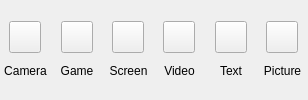
          <widget class="QWidget" name="sourceButtonWidget" native="true">
           <property name="sizePolicy">
            <sizepolicy hsizetype="Fixed" vsizetype="Expanding">
             <horstretch>0</horstretch>
             <verstretch>0</verstretch>
            </sizepolicy>
           </property>
           <property name="minimumSize">
            <size>
             <width>308</width>
             <height>0</height>
            </size>
           </property>
           <property name="maximumSize">
            <size>
             <width>308</width>
             <height>16777215</height>
            </size>
           </property>
           <layout class="QHBoxLayout" name="horizontalLayout_19" stretch="1,1,1,1,1,1">
            <property name="spacing">
             <number>0</number>
            </property>
            <property name="leftMargin">
             <number>0</number>
            </property>
            <property name="topMargin">
             <number>0</number>
            </property>
            <property name="rightMargin">
             <number>0</number>
            </property>
            <property name="bottomMargin">
             <number>0</number>
            </property>
            <item>
             <layout class="QVBoxLayout" name="SrcCamBtnLayout" stretch="3,2">
              <property name="spacing">
               <number>0</number>
              </property>
              <item>
               <layout class="QHBoxLayout" name="SrcCamBtnIconLayout">
                <property name="spacing">
                 <number>0</number>
                </property>
                <property name="topMargin">
                 <number>10</number>
                </property>
                <item>
                 <spacer name="horizontalSpacer_14">
                  <property name="orientation">
                   <enum>Qt::Horizontal</enum>
                  </property>
                  <property name="sizeType">
                   <enum>QSizePolicy::Preferred</enum>
                  </property>
                  <property name="sizeHint" stdset="0">
                   <size>
                    <width>1</width>
                    <height>20</height>
                   </size>
                  </property>
                 </spacer>
                </item>
                <item>
                 <widget class="QPushButton" name="SrcCamBtn">
                  <property name="sizePolicy">
                   <sizepolicy hsizetype="Fixed" vsizetype="Fixed">
                    <horstretch>0</horstretch>
                    <verstretch>0</verstretch>
                   </sizepolicy>
                  </property>
                  <property name="minimumSize">
                   <size>
                    <width>32</width>
                    <height>32</height>
                   </size>
                  </property>
                  <property name="maximumSize">
                   <size>
                    <width>32</width>
                    <height>32</height>
                   </size>
                  </property>
                  <property name="text">
                   <string/>
                  </property>
                 </widget>
                </item>
                <item>
                 <spacer name="horizontalSpacer_15">
                  <property name="orientation">
                   <enum>Qt::Horizontal</enum>
                  </property>
                  <property name="sizeType">
                   <enum>QSizePolicy::Preferred</enum>
                  </property>
                  <property name="sizeHint" stdset="0">
                   <size>
                    <width>1</width>
                    <height>20</height>
                   </size>
                  </property>
                 </spacer>
                </item>
               </layout>
              </item>
              <item>
               <layout class="QHBoxLayout" name="SrcCamBtnLabelLayout">
                <property name="spacing">
                 <number>0</number>
                </property>
                <property name="bottomMargin">
                 <number>4</number>
                </property>
                <item>
                 <spacer name="horizontalSpacer_30">
                  <property name="orientation">
                   <enum>Qt::Horizontal</enum>
                  </property>
                  <property name="sizeType">
                   <enum>QSizePolicy::Preferred</enum>
                  </property>
                  <property name="sizeHint" stdset="0">
                   <size>
                    <width>1</width>
                    <height>20</height>
                   </size>
                  </property>
                 </spacer>
                </item>
                <item>
                 <widget class="QLabel" name="SrcCamLab">
                  <property name="sizePolicy">
                   <sizepolicy hsizetype="Fixed" vsizetype="Preferred">
                    <horstretch>0</horstretch>
                    <verstretch>0</verstretch>
                   </sizepolicy>
                  </property>
                  <property name="minimumSize">
                   <size>
                    <width>26</width>
                    <height>20</height>
                   </size>
                  </property>
                  <property name="maximumSize">
                   <size>
                    <width>52</width>
                    <height>20</height>
                   </size>
                  </property>
                  <property name="text">
                   <string>Camera</string>
                  </property>
                  <property name="alignment">
                   <set>Qt::AlignHCenter|Qt::AlignTop</set>
                  </property>
                 </widget>
                </item>
                <item>
                 <spacer name="horizontalSpacer_29">
                  <property name="orientation">
                   <enum>Qt::Horizontal</enum>
                  </property>
                  <property name="sizeType">
                   <enum>QSizePolicy::Preferred</enum>
                  </property>
                  <property name="sizeHint" stdset="0">
                   <size>
                    <width>1</width>
                    <height>20</height>
                   </size>
                  </property>
                 </spacer>
                </item>
               </layout>
              </item>
             </layout>
            </item>
            <item>
             <layout class="QVBoxLayout" name="SrcGameBtnLayout" stretch="3,2">
              <property name="spacing">
               <number>0</number>
              </property>
              <item>
               <layout class="QHBoxLayout" name="SrcGameBtnIconLayout">
                <property name="spacing">
                 <number>0</number>
                </property>
                <property name="topMargin">
                 <number>10</number>
                </property>
                <item>
                 <spacer name="horizontalSpacer_16">
                  <property name="orientation">
                   <enum>Qt::Horizontal</enum>
                  </property>
                  <property name="sizeType">
                   <enum>QSizePolicy::Preferred</enum>
                  </property>
                  <property name="sizeHint" stdset="0">
                   <size>
                    <width>1</width>
                    <height>20</height>
                   </size>
                  </property>
                 </spacer>
                </item>
                <item>
                 <widget class="QPushButton" name="SrcGameBtn">
                  <property name="sizePolicy">
                   <sizepolicy hsizetype="Fixed" vsizetype="Fixed">
                    <horstretch>0</horstretch>
                    <verstretch>0</verstretch>
                   </sizepolicy>
                  </property>
                  <property name="minimumSize">
                   <size>
                    <width>32</width>
                    <height>32</height>
                   </size>
                  </property>
                  <property name="maximumSize">
                   <size>
                    <width>32</width>
                    <height>32</height>
                   </size>
                  </property>
                  <property name="text">
                   <string/>
                  </property>
                 </widget>
                </item>
                <item>
                 <spacer name="horizontalSpacer_17">
                  <property name="orientation">
                   <enum>Qt::Horizontal</enum>
                  </property>
                  <property name="sizeType">
                   <enum>QSizePolicy::Preferred</enum>
                  </property>
                  <property name="sizeHint" stdset="0">
                   <size>
                    <width>1</width>
                    <height>20</height>
                   </size>
                  </property>
                 </spacer>
                </item>
               </layout>
              </item>
              <item>
               <layout class="QHBoxLayout" name="SrcGameBtnLabelLayout">
                <property name="spacing">
                 <number>0</number>
                </property>
                <property name="bottomMargin">
                 <number>4</number>
                </property>
                <item>
                 <spacer name="horizontalSpacer_28">
                  <property name="orientation">
                   <enum>Qt::Horizontal</enum>
                  </property>
                  <property name="sizeType">
                   <enum>QSizePolicy::Preferred</enum>
                  </property>
                  <property name="sizeHint" stdset="0">
                   <size>
                    <width>1</width>
                    <height>20</height>
                   </size>
                  </property>
                 </spacer>
                </item>
                <item>
                 <widget class="QLabel" name="SrcGameLab">
                  <property name="sizePolicy">
                   <sizepolicy hsizetype="Fixed" vsizetype="Preferred">
                    <horstretch>0</horstretch>
                    <verstretch>0</verstretch>
                   </sizepolicy>
                  </property>
                  <property name="minimumSize">
                   <size>
                    <width>26</width>
                    <height>20</height>
                   </size>
                  </property>
                  <property name="maximumSize">
                   <size>
                    <width>52</width>
                    <height>20</height>
                   </size>
                  </property>
                  <property name="text">
                   <string>Game</string>
                  </property>
                  <property name="alignment">
                   <set>Qt::AlignHCenter|Qt::AlignTop</set>
                  </property>
                 </widget>
                </item>
                <item>
                 <spacer name="horizontalSpacer_26">
                  <property name="orientation">
                   <enum>Qt::Horizontal</enum>
                  </property>
                  <property name="sizeType">
                   <enum>QSizePolicy::Preferred</enum>
                  </property>
                  <property name="sizeHint" stdset="0">
                   <size>
                    <width>1</width>
                    <height>20</height>
                   </size>
                  </property>
                 </spacer>
                </item>
               </layout>
              </item>
             </layout>
            </item>
            <item>
             <layout class="QVBoxLayout" name="SrcWinAndMonitorBtnLayout" stretch="3,2">
              <property name="spacing">
               <number>0</number>
              </property>
              <item>
               <layout class="QHBoxLayout" name="SrcWinAndMontiorBtnIconLayout">
                <property name="spacing">
                 <number>0</number>
                </property>
                <property name="topMargin">
                 <number>10</number>
                </property>
                <item>
                 <spacer name="horizontalSpacer_12">
                  <property name="orientation">
                   <enum>Qt::Horizontal</enum>
                  </property>
                  <property name="sizeType">
                   <enum>QSizePolicy::Preferred</enum>
                  </property>
                  <property name="sizeHint" stdset="0">
                   <size>
                    <width>1</width>
                    <height>20</height>
                   </size>
                  </property>
                 </spacer>
                </item>
                <item>
                 <widget class="QPushButton" name="SrcWinAndMonitorBtn">
                  <property name="sizePolicy">
                   <sizepolicy hsizetype="Fixed" vsizetype="Fixed">
                    <horstretch>0</horstretch>
                    <verstretch>0</verstretch>
                   </sizepolicy>
                  </property>
                  <property name="minimumSize">
                   <size>
                    <width>32</width>
                    <height>32</height>
                   </size>
                  </property>
                  <property name="maximumSize">
                   <size>
                    <width>32</width>
                    <height>32</height>
                   </size>
                  </property>
                  <property name="text">
                   <string/>
                  </property>
                 </widget>
                </item>
                <item>
                 <spacer name="horizontalSpacer_6">
                  <property name="orientation">
                   <enum>Qt::Horizontal</enum>
                  </property>
                  <property name="sizeType">
                   <enum>QSizePolicy::Preferred</enum>
                  </property>
                  <property name="sizeHint" stdset="0">
                   <size>
                    <width>1</width>
                    <height>20</height>
                   </size>
                  </property>
                 </spacer>
                </item>
               </layout>
              </item>
              <item>
               <layout class="QHBoxLayout" name="SrcWinAndMonitorBtnLabelLayout">
                <property name="spacing">
                 <number>0</number>
                </property>
                <property name="bottomMargin">
                 <number>4</number>
                </property>
                <item>
                 <spacer name="horizontalSpacer_25">
                  <property name="orientation">
                   <enum>Qt::Horizontal</enum>
                  </property>
                  <property name="sizeType">
                   <enum>QSizePolicy::Preferred</enum>
                  </property>
                  <property name="sizeHint" stdset="0">
                   <size>
                    <width>1</width>
                    <height>20</height>
                   </size>
                  </property>
                 </spacer>
                </item>
                <item>
                 <widget class="QLabel" name="SrcWinAndMonitorLab">
                  <property name="sizePolicy">
                   <sizepolicy hsizetype="Fixed" vsizetype="Preferred">
                    <horstretch>0</horstretch>
                    <verstretch>0</verstretch>
                   </sizepolicy>
                  </property>
                  <property name="minimumSize">
                   <size>
                    <width>26</width>
                    <height>20</height>
                   </size>
                  </property>
                  <property name="maximumSize">
                   <size>
                    <width>52</width>
                    <height>20</height>
                   </size>
                  </property>
                  <property name="text">
                   <string>Screen</string>
                  </property>
                  <property name="alignment">
                   <set>Qt::AlignHCenter|Qt::AlignTop</set>
                  </property>
                 </widget>
                </item>
                <item>
                 <spacer name="horizontalSpacer_8">
                  <property name="orientation">
                   <enum>Qt::Horizontal</enum>
                  </property>
                  <property name="sizeType">
                   <enum>QSizePolicy::Preferred</enum>
                  </property>
                  <property name="sizeHint" stdset="0">
                   <size>
                    <width>1</width>
                    <height>20</height>
                   </size>
                  </property>
                 </spacer>
                </item>
               </layout>
              </item>
             </layout>
            </item>
            <item>
             <layout class="QVBoxLayout" name="SrcVideoBtnLayout" stretch="3,2">
              <property name="spacing">
               <number>0</number>
              </property>
              <item>
               <layout class="QHBoxLayout" name="SrcVideoBtnIconLayout">
                <property name="spacing">
                 <number>0</number>
                </property>
                <property name="topMargin">
                 <number>10</number>
                </property>
                <item>
                 <spacer name="horizontalSpacer_18">
                  <property name="orientation">
                   <enum>Qt::Horizontal</enum>
                  </property>
                  <property name="sizeType">
                   <enum>QSizePolicy::Preferred</enum>
                  </property>
                  <property name="sizeHint" stdset="0">
                   <size>
                    <width>1</width>
                    <height>20</height>
                   </size>
                  </property>
                 </spacer>
                </item>
                <item>
                 <widget class="QPushButton" name="SrcVideoBtn">
                  <property name="sizePolicy">
                   <sizepolicy hsizetype="Fixed" vsizetype="Fixed">
                    <horstretch>0</horstretch>
                    <verstretch>0</verstretch>
                   </sizepolicy>
                  </property>
                  <property name="minimumSize">
                   <size>
                    <width>32</width>
                    <height>32</height>
                   </size>
                  </property>
                  <property name="maximumSize">
                   <size>
                    <width>32</width>
                    <height>32</height>
                   </size>
                  </property>
                  <property name="text">
                   <string/>
                  </property>
                 </widget>
                </item>
                <item>
                 <spacer name="horizontalSpacer_19">
                  <property name="orientation">
                   <enum>Qt::Horizontal</enum>
                  </property>
                  <property name="sizeType">
                   <enum>QSizePolicy::Preferred</enum>
                  </property>
                  <property name="sizeHint" stdset="0">
                   <size>
                    <width>1</width>
                    <height>20</height>
                   </size>
                  </property>
                 </spacer>
                </item>
               </layout>
              </item>
              <item>
               <layout class="QHBoxLayout" name="SrcVideoBtnLabelLayout">
                <property name="spacing">
                 <number>0</number>
                </property>
                <property name="bottomMargin">
                 <number>4</number>
                </property>
                <item>
                 <spacer name="horizontalSpacer_34">
                  <property name="orientation">
                   <enum>Qt::Horizontal</enum>
                  </property>
                  <property name="sizeType">
                   <enum>QSizePolicy::Preferred</enum>
                  </property>
                  <property name="sizeHint" stdset="0">
                   <size>
                    <width>1</width>
                    <height>20</height>
                   </size>
                  </property>
                 </spacer>
                </item>
                <item>
                 <widget class="QLabel" name="SrcVideoLab">
                  <property name="sizePolicy">
                   <sizepolicy hsizetype="Fixed" vsizetype="Preferred">
                    <horstretch>0</horstretch>
                    <verstretch>0</verstretch>
                   </sizepolicy>
                  </property>
                  <property name="minimumSize">
                   <size>
                    <width>26</width>
                    <height>20</height>
                   </size>
                  </property>
                  <property name="maximumSize">
                   <size>
                    <width>52</width>
                    <height>20</height>
                   </size>
                  </property>
                  <property name="text">
                   <string>Video</string>
                  </property>
                  <property name="alignment">
                   <set>Qt::AlignHCenter|Qt::AlignTop</set>
                  </property>
                 </widget>
                </item>
                <item>
                 <spacer name="horizontalSpacer_33">
                  <property name="orientation">
                   <enum>Qt::Horizontal</enum>
                  </property>
                  <property name="sizeType">
                   <enum>QSizePolicy::Preferred</enum>
                  </property>
                  <property name="sizeHint" stdset="0">
                   <size>
                    <width>1</width>
                    <height>20</height>
                   </size>
                  </property>
                 </spacer>
                </item>
               </layout>
              </item>
             </layout>
            </item>
            <item>
             <layout class="QVBoxLayout" name="SrcTxtBtnLayout" stretch="3,2">
              <property name="spacing">
               <number>0</number>
              </property>
              <item>
               <layout class="QHBoxLayout" name="SrcTxtBtnIconLayout">
                <property name="spacing">
                 <number>0</number>
                </property>
                <property name="topMargin">
                 <number>10</number>
                </property>
                <item>
                 <spacer name="horizontalSpacer_20">
                  <property name="orientation">
                   <enum>Qt::Horizontal</enum>
                  </property>
                  <property name="sizeType">
                   <enum>QSizePolicy::Preferred</enum>
                  </property>
                  <property name="sizeHint" stdset="0">
                   <size>
                    <width>1</width>
                    <height>20</height>
                   </size>
                  </property>
                 </spacer>
                </item>
                <item>
                 <widget class="QPushButton" name="SrcTxtBtn">
                  <property name="sizePolicy">
                   <sizepolicy hsizetype="Fixed" vsizetype="Fixed">
                    <horstretch>0</horstretch>
                    <verstretch>0</verstretch>
                   </sizepolicy>
                  </property>
                  <property name="minimumSize">
                   <size>
                    <width>32</width>
                    <height>32</height>
                   </size>
                  </property>
                  <property name="maximumSize">
                   <size>
                    <width>32</width>
                    <height>32</height>
                   </size>
                  </property>
                  <property name="text">
                   <string/>
                  </property>
                 </widget>
                </item>
                <item>
                 <spacer name="horizontalSpacer_21">
                  <property name="orientation">
                   <enum>Qt::Horizontal</enum>
                  </property>
                  <property name="sizeType">
                   <enum>QSizePolicy::Preferred</enum>
                  </property>
                  <property name="sizeHint" stdset="0">
                   <size>
                    <width>1</width>
                    <height>20</height>
                   </size>
                  </property>
                 </spacer>
                </item>
               </layout>
              </item>
              <item>
               <layout class="QHBoxLayout" name="SrcTxtBtnLabelLayout">
                <property name="spacing">
                 <number>0</number>
                </property>
                <property name="bottomMargin">
                 <number>4</number>
                </property>
                <item>
                 <spacer name="horizontalSpacer_32">
                  <property name="orientation">
                   <enum>Qt::Horizontal</enum>
                  </property>
                  <property name="sizeType">
                   <enum>QSizePolicy::Preferred</enum>
                  </property>
                  <property name="sizeHint" stdset="0">
                   <size>
                    <width>1</width>
                    <height>20</height>
                   </size>
                  </property>
                 </spacer>
                </item>
                <item>
                 <widget class="QLabel" name="SrcTxtLab">
                  <property name="sizePolicy">
                   <sizepolicy hsizetype="Fixed" vsizetype="Preferred">
                    <horstretch>0</horstretch>
                    <verstretch>0</verstretch>
                   </sizepolicy>
                  </property>
                  <property name="minimumSize">
                   <size>
                    <width>26</width>
                    <height>20</height>
                   </size>
                  </property>
                  <property name="maximumSize">
                   <size>
                    <width>52</width>
                    <height>20</height>
                   </size>
                  </property>
                  <property name="text">
                   <string>Text</string>
                  </property>
                  <property name="alignment">
                   <set>Qt::AlignHCenter|Qt::AlignTop</set>
                  </property>
                  <property name="wordWrap">
                   <bool>true</bool>
                  </property>
                 </widget>
                </item>
                <item>
                 <spacer name="horizontalSpacer_31">
                  <property name="orientation">
                   <enum>Qt::Horizontal</enum>
                  </property>
                  <property name="sizeType">
                   <enum>QSizePolicy::Preferred</enum>
                  </property>
                  <property name="sizeHint" stdset="0">
                   <size>
                    <width>1</width>
                    <height>20</height>
                   </size>
                  </property>
                 </spacer>
                </item>
               </layout>
              </item>
             </layout>
            </item>
            <item>
             <layout class="QVBoxLayout" name="SrcPicBtnLayout" stretch="3,2">
              <property name="spacing">
               <number>0</number>
              </property>
              <item>
               <layout class="QHBoxLayout" name="SrcPicBtnIconLayout">
                <property name="spacing">
                 <number>0</number>
                </property>
                <property name="topMargin">
                 <number>10</number>
                </property>
                <item>
                 <spacer name="horizontalSpacer_23">
                  <property name="orientation">
                   <enum>Qt::Horizontal</enum>
                  </property>
                  <property name="sizeType">
                   <enum>QSizePolicy::Preferred</enum>
                  </property>
                  <property name="sizeHint" stdset="0">
                   <size>
                    <width>1</width>
                    <height>20</height>
                   </size>
                  </property>
                 </spacer>
                </item>
                <item>
                 <widget class="QPushButton" name="SrcPicBtn">
                  <property name="sizePolicy">
                   <sizepolicy hsizetype="Fixed" vsizetype="Fixed">
                    <horstretch>0</horstretch>
                    <verstretch>0</verstretch>
                   </sizepolicy>
                  </property>
                  <property name="minimumSize">
                   <size>
                    <width>32</width>
                    <height>32</height>
                   </size>
                  </property>
                  <property name="maximumSize">
                   <size>
                    <width>32</width>
                    <height>32</height>
                   </size>
                  </property>
                  <property name="text">
                   <string/>
                  </property>
                 </widget>
                </item>
                <item>
                 <spacer name="horizontalSpacer_22">
                  <property name="orientation">
                   <enum>Qt::Horizontal</enum>
                  </property>
                  <property name="sizeType">
                   <enum>QSizePolicy::Preferred</enum>
                  </property>
                  <property name="sizeHint" stdset="0">
                   <size>
                    <width>1</width>
                    <height>20</height>
                   </size>
                  </property>
                 </spacer>
                </item>
               </layout>
              </item>
              <item>
               <layout class="QHBoxLayout" name="SrcPicBtnLabelLayout">
                <property name="spacing">
                 <number>0</number>
                </property>
                <property name="bottomMargin">
                 <number>4</number>
                </property>
                <item>
                 <spacer name="horizontalSpacer_27">
                  <property name="orientation">
                   <enum>Qt::Horizontal</enum>
                  </property>
                  <property name="sizeType">
                   <enum>QSizePolicy::Preferred</enum>
                  </property>
                  <property name="sizeHint" stdset="0">
                   <size>
                    <width>1</width>
                    <height>20</height>
                   </size>
                  </property>
                 </spacer>
                </item>
                <item>
                 <widget class="QLabel" name="SrcPicLab">
                  <property name="sizePolicy">
                   <sizepolicy hsizetype="Fixed" vsizetype="Preferred">
                    <horstretch>0</horstretch>
                    <verstretch>0</verstretch>
                   </sizepolicy>
                  </property>
                  <property name="minimumSize">
                   <size>
                    <width>26</width>
                    <height>20</height>
                   </size>
                  </property>
                  <property name="maximumSize">
                   <size>
                    <width>52</width>
                    <height>20</height>
                   </size>
                  </property>
                  <property name="text">
                   <string>Picture</string>
                  </property>
                  <property name="alignment">
                   <set>Qt::AlignHCenter|Qt::AlignTop</set>
                  </property>
                 </widget>
                </item>
                <item>
                 <spacer name="horizontalSpacer_24">
                  <property name="orientation">
                   <enum>Qt::Horizontal</enum>
                  </property>
                  <property name="sizeType">
                   <enum>QSizePolicy::Preferred</enum>
                  </property>
                  <property name="sizeHint" stdset="0">
                   <size>
                    <width>1</width>
                    <height>20</height>
                   </size>
                  </property>
                 </spacer>
                </item>
               </layout>
              </item>
             </layout>
            </item>
           </layout>
          </widget>
